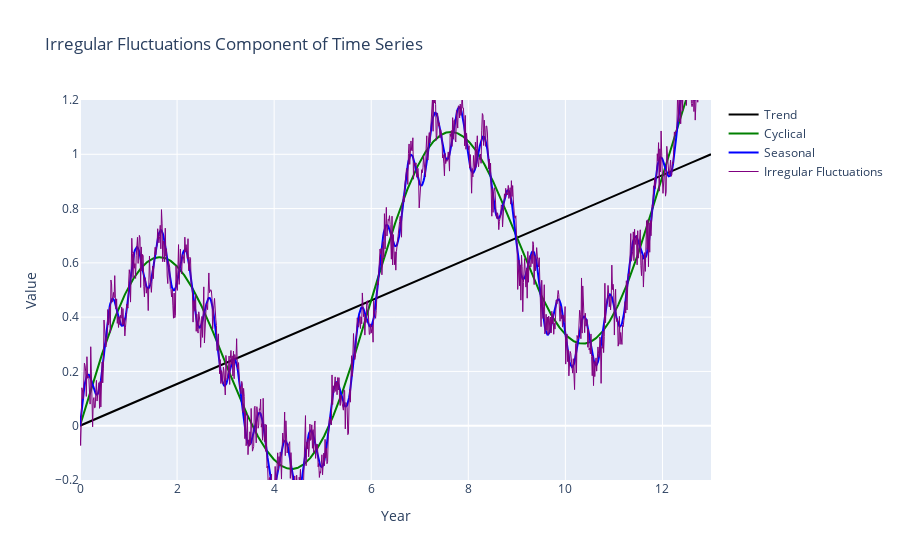

This figure's notebook cell:
### Code cell
# Definir el rango de valores para el eje X
t = np.linspace(0, 13, 1000)

# Crear una tendencia lineal desde 0 hasta 1
trend = np.linspace(0, 1, 1000)

# Crear un componente cíclico con una función sinusoidal
cyclical = 0.5 * np.sin(2 * np.pi * t / 6)

# Crear un componente estacional con una función sinusoidal más suave
seasonal = 0.1 * np.sin(2 * np.pi * t * 1.95)

# Crear un componente de fluctuaciones irregulares con ruido aleatorio
irregular = 0.05 * np.random.randn(1000)

# Crear la figura
fig = go.Figure()
fig.add_trace(go.Scatter(x=t, y=trend, mode='lines', name='Trend', line=dict(color='black')))
fig.add_trace(go.Scatter(x=t, y=trend + cyclical, mode='lines', name='Cyclical', line=dict(color='green')))
fig.add_trace(go.Scatter(x=t, y=trend + cyclical + seasonal, mode='lines', name='Seasonal', line=dict(color='blue')))
fig.add_trace(go.Scatter(x=t, y=trend + cyclical + seasonal + irregular, mode='lines', name='Irregular Fluctuations', line=dict(color='purple')))


# Configurar el diseño del gráfico
fig.update_layout(
    title='Irregular Fluctuations Component of Time Series',
    xaxis_title='Year',
    yaxis_title='Value',
    xaxis=dict(range=[0, 13]),
    yaxis=dict(range=[-0.2, 1.2])
)
fig.update_traces(selector = dict(name = 'Irregular Fluctuations'), line = dict(width=1))
# Mostrar la gráfica
fig.show()

### Figure 1 — Plotly figure (JSON) as saved in the notebook; plotly's stock layout.template omitted (floating-point values rounded to 4 significant figures; data arrays with more than 128 entries replaced by an {"elided": "..."} marker saying what was removed)
{"data": [{"line": {"color": "black"}, "mode": "lines", "name": "Trend", "type": "scatter", "x": {"elided": "1000 float values"}, "y": {"elided": "1000 float values"}}, {"line": {"color": "green"}, "mode": "lines", "name": "Cyclical", "type": "scatter", "x": {"elided": "1000 float values"}, "y": {"elided": "1000 float values"}}, {"line": {"color": "blue"}, "mode": "lines", "name": "Seasonal", "type": "scatter", "x": {"elided": "1000 float values"}, "y": {"elided": "1000 float values"}}, {"line": {"color": "purple", "width": 1}, "mode": "lines", "name": "Irregular Fluctuations", "type": "scatter", "x": {"elided": "1000 float values"}, "y": {"elided": "1000 float values"}}], "layout": {"title": {"text": "Irregular Fluctuations Component of Time Series"}, "xaxis": {"range": [0, 13], "title": {"text": "Year"}}, "yaxis": {"range": [-0.2, 1.2], "title": {"text": "Value"}}}}
